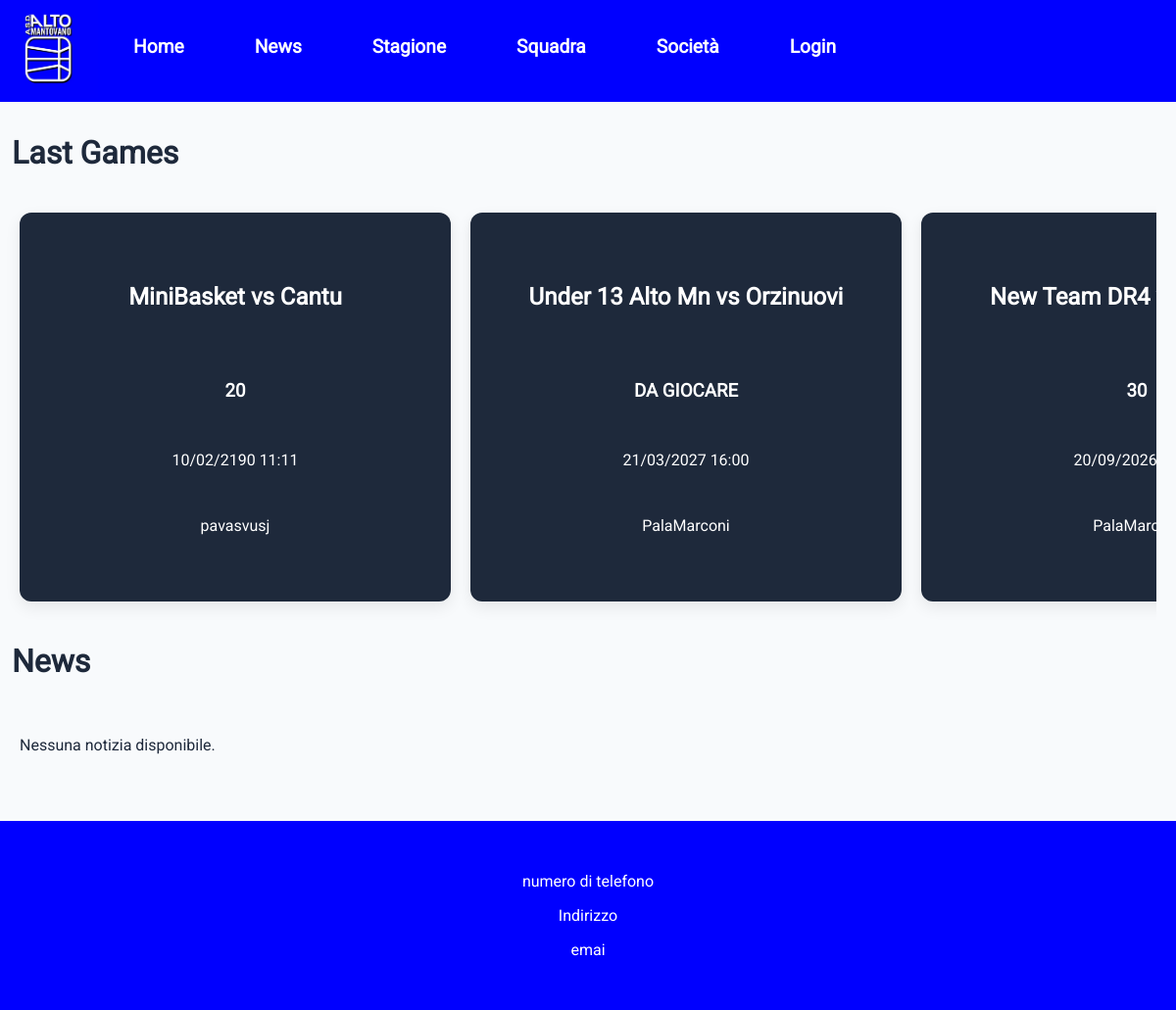
Before: / with the older database file.
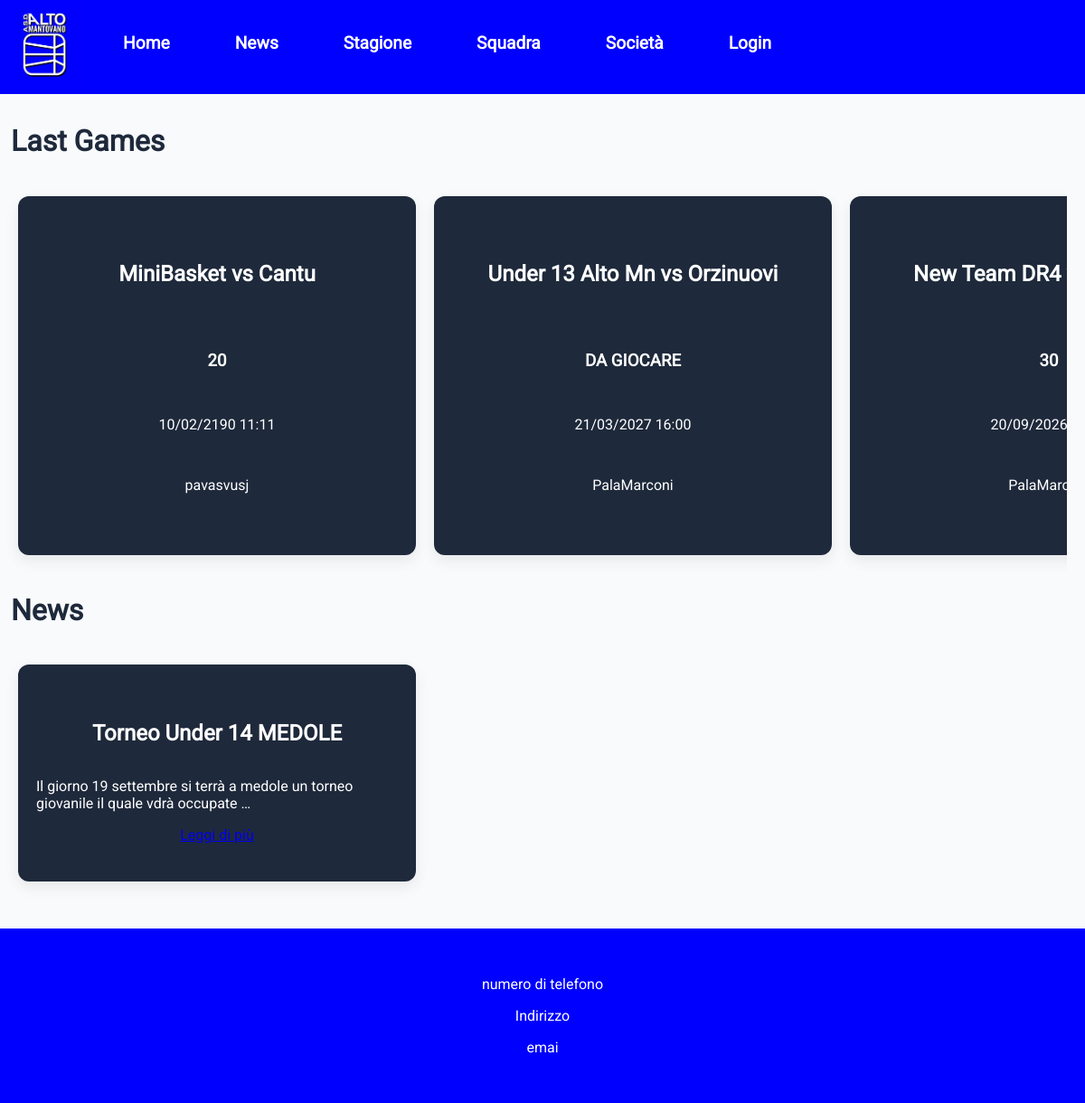
After: the same page with the newer database file.
### teams/models.py (models this page shows, shortened)
class Matches(models.Model):
    LOCATION_CHOICES = (
        ('HOME', 'Casa'),
        ('AWAY', 'Trasferta'),
    )
    team = models.ForeignKey(Squadre, related_name='matches',on_delete=models.CASCADE)
    avversari = models.CharField( max_length=50)
    giornoPartita = models.DateTimeField(auto_now=False, auto_now_add=False)
    giocata = models.BooleanField(default=False)
    location_type=models.CharField(choices=LOCATION_CHOICES, max_length=4)
    indirizzo = models.CharField(max_length=100)
    puntiFatti = models.PositiveIntegerField(null=True,blank=True)
    puntiSubiti = models.PositiveIntegerField(null=True,blank=True)
    players_stats = models.ManyToManyField(
        settings.AUTH_USER_MODEL,
        through='PlayerMatchStats',
        related_name='match_performances'
    )
    class Meta:
        ordering = ['giornoPartita']
        verbose_name_plural = "Matches"

class Squadre(models.Model):
    nome = models.CharField(max_length=50)
    categoria = models.CharField(max_length=50)
    allenatori = models.ManyToManyField(
        settings.AUTH_USER_MODEL,
        limit_choices_to={'ruolo':'allenatori'},
        blank=True,
        related_name='squadre'
    )

### home/models.py (models this page shows, shortened)
class News(models.Model):
    titolo = models.CharField(max_length=200, verbose_name="Titolo")
    slug = models.SlugField(max_length=250, unique=True, blank=True, help_text="Generato automaticamente o personalizzato per l'URL")
    contenuto = models.TextField(verbose_name="Contenuto")
    autore = models.ForeignKey(settings.AUTH_USER_MODEL,limit_choices_to={'ruolo':'dirigente'} ,on_delete=models.SET_NULL, null=True, blank=True, verbose_name="Autore")
    data_pubblicazione = models.DateTimeField(default=timezone.now, verbose_name="Data di pubblicazione")
    immagine = models.ImageField(upload_to='news_images/', blank=True, null=True, verbose_name="Immagine in evidenza")
    pubblicata = models.BooleanField(default=True, verbose_name="Pubblicata")
    class Meta:
        ordering = ['-data_pubblicazione']
        verbose_name = "Notizia"
        verbose_name_plural = "Notizie"

### home/views.py (the view, shortened to what this page needs)
# urls.py: path('',views.HomeView.as_view(),name='home'),
class HomeView(TemplateView):
    template_name = 'home/home.html'
    def get_context_data(self, **kwargs):
        context = super().get_context_data(**kwargs)
        context['last_matches'] = Matches.objects.order_by('-giornoPartita')[:5]
        context['last_news'] = News.objects.filter(pubblicata=True).order_by('-data_pubblicazione')[:5]
        return context

### home/templates/home/home.html (shortened to what this page needs)
{% extends "template.html" %}
{% block content %}
    <h1>Last Games</h1>
    <div class="carousel">
        <div class="group">
            {% for match in last_matches %}
                <div class="carousel-item">
                    <p><h2>{{ match.team.nome }} vs {{ match.avversari }}</h2><p><h3>{% if match.puntiFatti is None %}DA GIOCARE{% else %} {{ match.puntiFatti }} {% endif %}</h3></p>{{ match.giornoPartita|date:"d/m/Y H:i"  }}</p> <p>{{ match.indirizzo }}</p></p>
                </div>
            {% endfor %}
        </div>
    </div>
    <h1>News</h1>
    <div class="carousel">
        <div class="group">
        {% for news in last_news %}
            <div class="carousel-item">
                <h2>{{ news.titolo }}</h2>
                <p>{{ news.contenuto|truncatewords:15 }}</p>
                <a href="{% url 'news_detail' news.slug %}">Leggi di più</a>
            </div>
        {% empty %}
            <p>Nessuna notizia disponibile.</p>
        {% endfor %}
        </div>
    </div>
{% endblock content %}

Changed rows visible on the page:
added News: titolo "Torneo Under 14 MEDOLE", contenuto "Il giorno 19 settembre si terrà a medole un torneo giovanile il quale vdrà occupate …"
Other visible differences:
text no longer shown: "Nessuna notizia disponibile."
